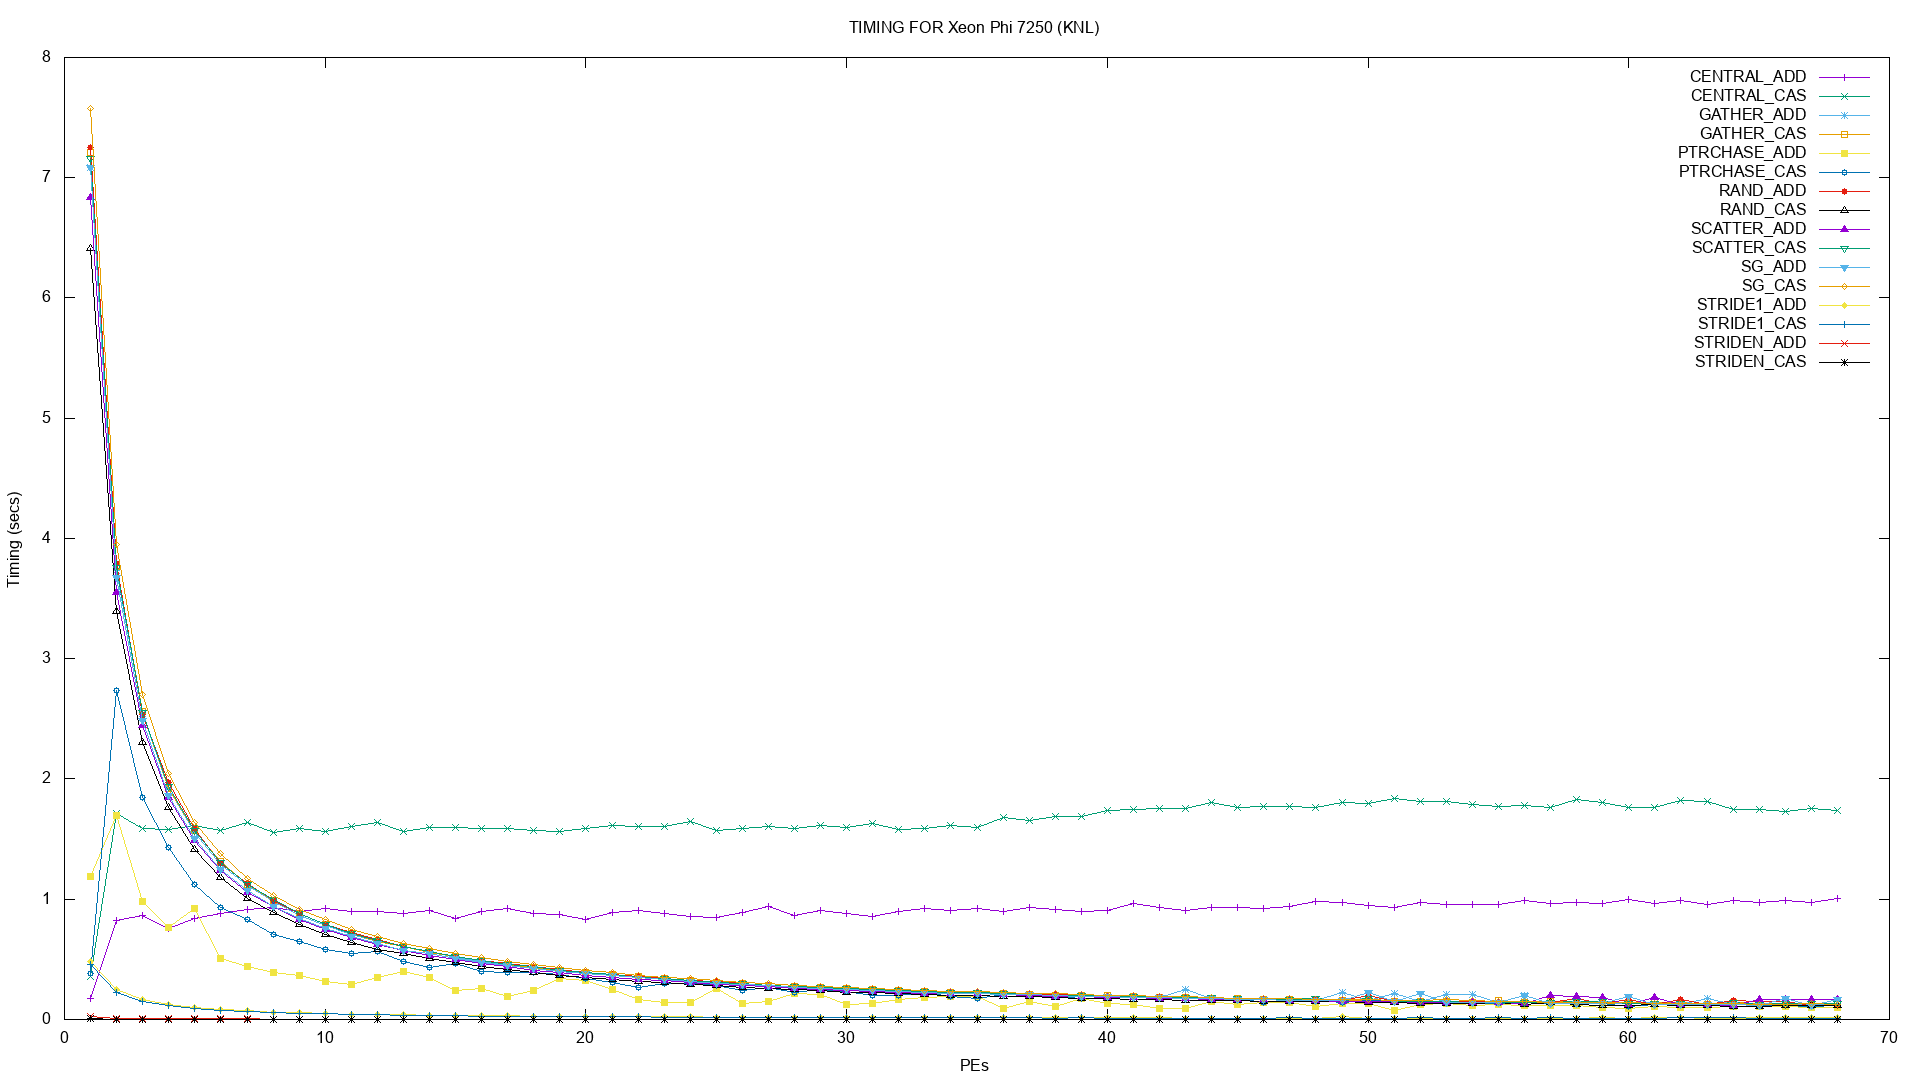

Generate this figure with gnuplot:
#-- TIMING.gnuplot

set pointintervalbox 3
set term png size 1920,1080
set title "TIMING FOR Xeon Phi 7250 (KNL)"
set output "TIMING.png"
set ylabel "Timing (secs)"
set xlabel "PEs"

plot  'CENTRAL_ADD.txt' using 1:2 with linespoints title 'CENTRAL\_ADD',\
      'CENTRAL_CAS.txt' using 1:2 with linespoints title 'CENTRAL\_CAS',\
      'GATHER_ADD.txt' using 1:2 with linespoints title 'GATHER\_ADD',\
      'GATHER_CAS.txt' using 1:2 with linespoints title 'GATHER\_CAS',\
      'PTRCHASE_ADD.txt' using 1:2 with linespoints title 'PTRCHASE\_ADD',\
      'PTRCHASE_CAS.txt' using 1:2 with linespoints title 'PTRCHASE\_CAS',\
      'RAND_ADD.txt' using 1:2 with linespoints title 'RAND\_ADD',\
      'RAND_CAS.txt' using 1:2 with linespoints title 'RAND\_CAS',\
      'SCATTER_ADD.txt' using 1:2 with linespoints title 'SCATTER\_ADD',\
      'SCATTER_CAS.txt' using 1:2 with linespoints title 'SCATTER\_CAS',\
      'SG_ADD.txt' using 1:2 with linespoints title 'SG\_ADD',\
      'SG_CAS.txt' using 1:2 with linespoints title 'SG\_CAS',\
      'STRIDE1_ADD.txt' using 1:2 with linespoints title 'STRIDE1\_ADD',\
      'STRIDE1_CAS.txt' using 1:2 with linespoints title 'STRIDE1\_CAS',\
      'STRIDEN_ADD.txt' using 1:2 with linespoints title 'STRIDEN\_ADD',\
      'STRIDEN_CAS.txt' using 1:2 with linespoints title 'STRIDEN\_CAS'
